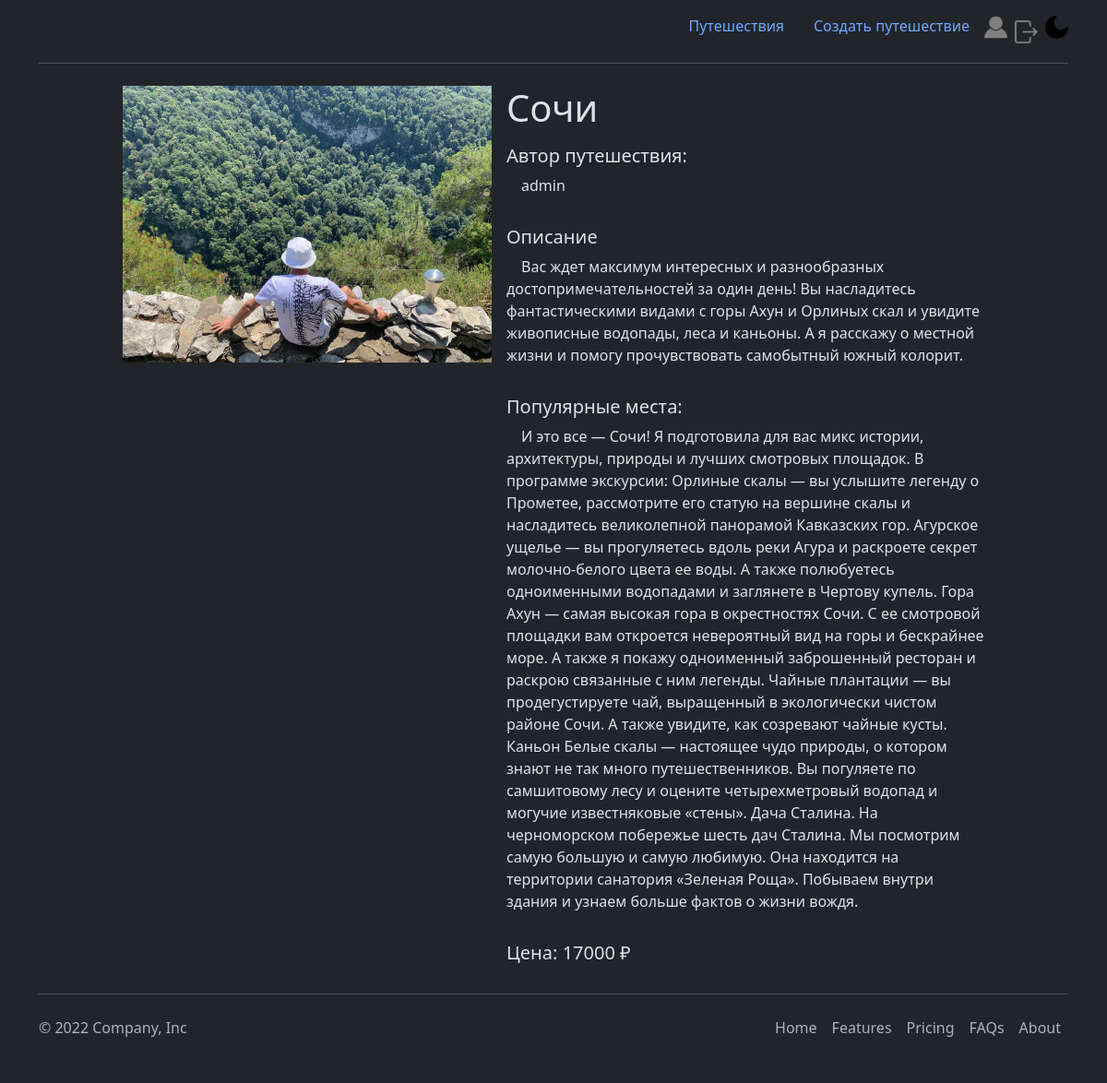
The app's page /travel_detail/1/ (signed in) with its own data.
### travels/models.py (models this page shows)
class Travel(models.Model):
    title = models.CharField(max_length=355)
    description = models.TextField()
    price = models.PositiveIntegerField()
    photo = models.ImageField(
        upload_to="travels/images/travel/photos/", null=True)
    popular_place = models.TextField()
    author = models.ForeignKey(
        User, on_delete=models.SET_NULL,
        null=True, related_name='travels', blank=True)

### Core/models.py (models this page shows)
class User(AbstractUser):
    avatar = models.ImageField(
        upload_to='avatars/',
        null=True, blank=True
    )

### travels/views.py (the view)
# urls.py: path('travel_detail/<int:travel_id>/', travel_detail, name='travel_detail'),
def travel_detail(request, travel_id):
    travel = Travel.objects.get(id=travel_id)
    return render(request, 'travels/travel_detail.html', {'travel': travel})

### travels/templates/travels/travel_detail.html (shortened to what this page needs)
{% extends "Core/base.html" %}
{% load static %}
{% block content %}
    <div class="fccc mw-950px mx-auto px-2">
        <div class="fccs justify-content-md-center flex-md-row m-sm-0 gap-3 mx-auto">
            <img class="h-min mx-md-0 mx-auto" style="max-width: 400px;" src="{{ travel.photo.url }}" alt="">
            <div class="fc mx-auto mx-md-0">
                <div class="fr gap-2">
                    <h1 class="mb-0 me-auto text-center d-inline">{{ travel.title }}</h1>
                </div>
                <h5 class="mt-3">Автор путешествия: </h5>
                <p class="mb-3" style="text-indent: 1rem">{{ travel.author }}</p>
                <h5 class="mt-3">Описание</h5>
                <p class="mb-3" style="text-indent: 1rem">{{ travel.description }}</p>
                <h5 class="mt-3">Популярные места:</h5>
                <p class="mb-3" style="text-indent: 1rem">{{ travel.popular_place }}</p>
                <h5 class="mt-3">Цена: {{ travel.price }} &#8381;</h5>
            </div>
        </div>
    </div>
{% endblock %}

### Core/static/Core/css/wide-classes.css (style rules this page uses)
.text-center { text-align:center }
.fr { display:flex;flex-direction:row }
.fc { display:flex;flex-direction:column }
.fccc { display:flex;flex-direction:column;justify-content:center;align-items:center }
.fccs { display:flex;flex-direction:column;justify-content:center;align-items:flex-start }
.h-min { height:min-content }
.mw-950px { max-width:950px !important }
ul,p { margin:0;padding:0;list-style:none }

### records on screen
Travel: photo (picture), title "Сочи", author "admin", description "Вас ждет максимум интересных и разнообразных достопримечательностей за один день! Вы насладитесь фантастическими видами с горы Ахун и Орлиных скал и увидите живописные водопады, леса и каньоны. А я расскажу о местной жизни и помогу прочувствовать самобытный южный колорит.", popular_place "И это все — Сочи! Я подготовила для вас микс истории, архитектуры, природы и лучших смотровых площадок. В программе экскурсии: Орлиные скалы — вы услышите легенду о Прометее, рассмотрите его статую на вершине скалы и насладитесь великолепной панорамой Кавказских гор. Агурское ущелье — вы прогуляетесь вдоль реки Агура и раскроете секрет молочно-белого цвета ее воды. А также полюбуетесь одноименными водопадами и заглянете в Чертову купель. Гора Ахун — самая высокая гора в окрестностях Сочи. С ее смотровой площадки вам откроется невероятный вид на горы и бескрайнее море. А также я покажу одноименный заброшенный ресторан и раскрою связанные с ним легенды. Чайные плантации — вы продегустируете…", price "17000"
